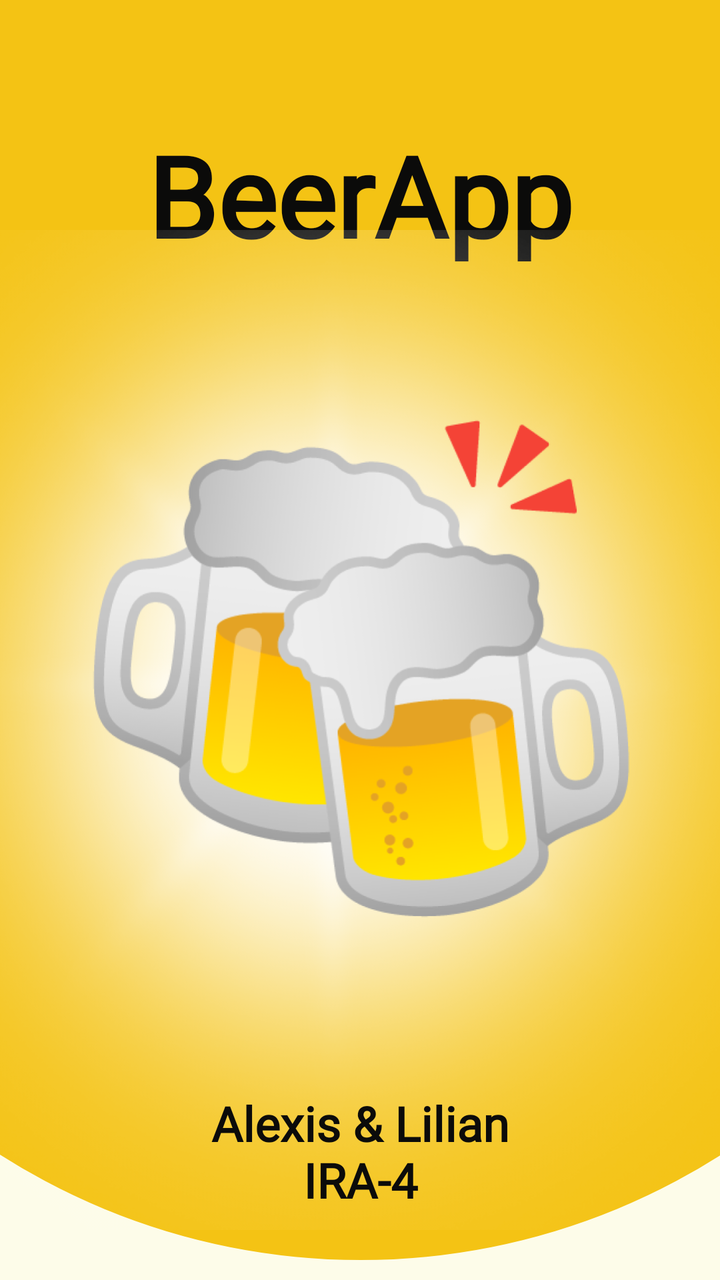
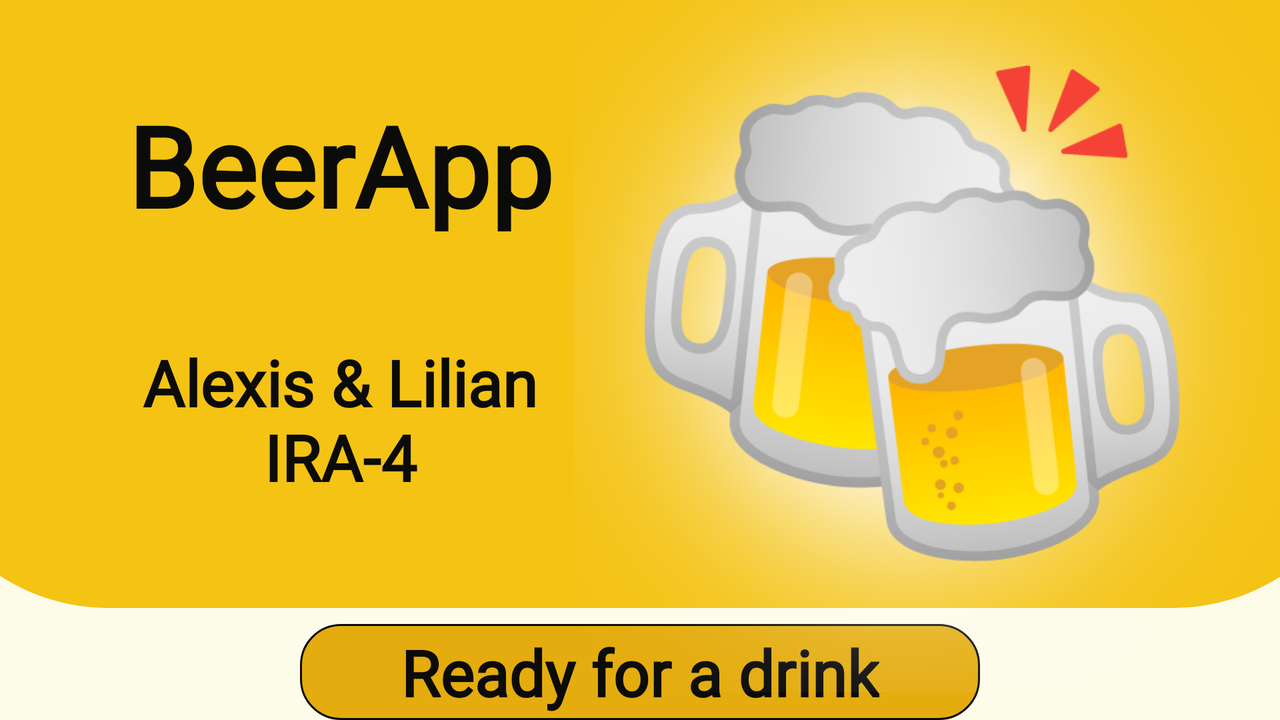

Compare how this app lays out the same screen by default and in its alternative resource folder. The renders come first, then the two layout files and the values they reference.
<!-- AndroidManifest.xml: application theme Theme.BeerApp -->
<!-- res/layout/home.xml -->
<?xml version="1.0" encoding="utf-8"?>


<androidx.constraintlayout.widget.ConstraintLayout xmlns:android="http://schemas.android.com/apk/res/android"
    xmlns:app="http://schemas.android.com/apk/res-auto"
    android:id="@+id/home_layout"
    android:layout_width="match_parent"
    android:layout_height="match_parent"
    android:background="@color/background_layout">

    <ImageButton
        android:id="@+id/button_home"
        android:layout_width="340dp"
        android:layout_height="48dp"
        android:layout_marginTop="24dp"
        android:layout_marginBottom="16dp"
        android:background="@drawable/rectangle_shape"
        android:contentDescription="@string/button_next_accessibility"
        app:layout_constraintBottom_toBottomOf="parent"
        app:layout_constraintEnd_toEndOf="parent"
        app:layout_constraintStart_toStartOf="parent"
        app:layout_constraintTop_toBottomOf="@+id/background_home" />

    <TextView
        android:id="@+id/button_home_text"
        android:layout_width="wrap_content"
        android:layout_height="wrap_content"
        android:clickable="false"
        android:text="@string/welcome_text"
        android:textColor="@color/black"
        android:textSize="32sp"
        android:textStyle="bold"
        app:layout_constraintBottom_toBottomOf="@id/button_home"
        app:layout_constraintEnd_toEndOf="@id/button_home"
        app:layout_constraintStart_toStartOf="@+id/button_home"
        app:layout_constraintTop_toTopOf="@+id/button_home" />

    <ImageView
        android:id="@+id/background_home"
        android:layout_width="670dp"
        android:layout_height="630dp"
        android:background="@drawable/bottom_circle_shape"
        android:importantForAccessibility="no"
        app:layout_constraintEnd_toEndOf="parent"
        app:layout_constraintStart_toStartOf="parent"
        app:layout_constraintTop_toTopOf="parent" />

    <TextView
        android:id="@+id/title_app"
        android:layout_width="wrap_content"
        android:layout_height="wrap_content"
        android:layout_marginTop="60dp"
        android:text="@string/app_name"
        android:textColor="@color/black"
        android:textSize="56sp"
        android:textStyle="bold"
        app:layout_constraintEnd_toEndOf="parent"
        app:layout_constraintStart_toStartOf="parent"
        app:layout_constraintTop_toTopOf="parent" />

    <ImageView
        android:id="@+id/image_beer_background"
        android:layout_width="500dp"
        android:layout_height="500dp"
        android:layout_marginTop="115dp"
        android:background="@drawable/light"
        android:importantForAccessibility="no"
        app:layout_constraintEnd_toEndOf="parent"
        app:layout_constraintStart_toStartOf="parent"
        app:layout_constraintTop_toTopOf="parent" />

    <ImageView
        android:id="@+id/image_beer"
        android:layout_width="276dp"
        android:layout_height="286dp"
        android:layout_marginTop="48dp"
        android:importantForAccessibility="no"
        app:layout_constraintEnd_toEndOf="parent"
        app:layout_constraintStart_toStartOf="parent"
        app:layout_constraintTop_toBottomOf="@+id/title_app"
        app:srcCompat="@drawable/home_icon" />

    <TextView
        android:id="@+id/name_group"
        android:layout_width="wrap_content"
        android:layout_height="wrap_content"
        android:layout_marginBottom="24dp"
        android:gravity="center"
        android:text="@string/group_name"
        android:textColor="@color/black"
        android:textSize="24sp"
        android:textStyle="bold"
        app:layout_constraintBottom_toBottomOf="@+id/background_home"
        app:layout_constraintEnd_toEndOf="parent"
        app:layout_constraintStart_toStartOf="parent" />

</androidx.constraintlayout.widget.ConstraintLayout>
<!-- resources referenced by this layout -->
<resources>
  <color name="background_layout">#FFFDFCE9</color>
  <color name="black">#FF0B0B0A</color>
  <!-- drawable bottom_circle_shape (drawable) -->
  <?xml version="1.0" encoding="utf-8"?>
  
  
  <shape xmlns:android="http://schemas.android.com/apk/res/android" android:shape="rectangle">
      <solid android:color="@color/orange" />
      <corners android:bottomLeftRadius="360dp" android:bottomRightRadius="360dp" />
  </shape>
  <!-- drawable home_icon: png bitmap (drawable, 111622 bytes) -->
  <!-- drawable light: png bitmap (drawable, 613081 bytes) -->
  <!-- drawable rectangle_shape (drawable) -->
  <?xml version="1.0" encoding="utf-8"?>
  
  
  <shape xmlns:android="http://schemas.android.com/apk/res/android" android:shape="rectangle">
      <solid android:color="@color/orange_dark" />
      <stroke android:width="1dp" android:color="@color/black" />
      <corners android:radius="20dp" />
  </shape>
  <string name="app_name">BeerApp</string>
  <string name="button_next_accessibility">Interactive button saying \'Ready for a drink\' that starts the beer selection process.</string>
  <string name="group_name">Alexis &amp; Lilian\nIRA-4</string>
  <string name="welcome_text">Ready for a drink</string>
  <style name="Theme.BeerApp" parent="Base.Theme.BeerApp" />
  <color name="orange">#FFF4C314</color>
  <color name="orange_dark">#FFE4AC0E</color>
  <style name="Base.Theme.BeerApp" parent="Theme.Material3.DayNight.NoActionBar">
          
          
          <item name="android:fontFamily">@font/quicksand_regular</item>
      </style>
</resources>
<!-- res/layout-land/home.xml (the repository's variant of the layout above) -->
<!-- drawn on the phone turned sideways -->
<?xml version="1.0" encoding="utf-8"?>
<androidx.constraintlayout.widget.ConstraintLayout xmlns:android="http://schemas.android.com/apk/res/android"
    xmlns:app="http://schemas.android.com/apk/res-auto"
    xmlns:tools="http://schemas.android.com/tools"
    android:id="@+id/home_layout"
    android:layout_width="match_parent"
    android:layout_height="match_parent"
    android:background="@color/background_layout">

    <ImageButton
        android:id="@+id/button_home"
        android:layout_width="340dp"
        android:layout_height="48dp"
        android:layout_marginTop="24dp"
        android:layout_marginBottom="16dp"
        android:background="@drawable/rectangle_shape"
        android:contentDescription="@string/button_next_accessibility"
        app:layout_constraintBottom_toBottomOf="parent"
        app:layout_constraintEnd_toEndOf="parent"
        app:layout_constraintStart_toStartOf="parent"
        app:layout_constraintTop_toBottomOf="@+id/background_home" />

    <TextView
        android:id="@+id/button_home_text"
        android:layout_width="wrap_content"
        android:layout_height="wrap_content"
        android:clickable="false"
        android:text="@string/welcome_text"
        android:textColor="@color/black"
        android:textSize="32sp"
        android:textStyle="bold"
        app:layout_constraintBottom_toBottomOf="@id/button_home"
        app:layout_constraintEnd_toEndOf="@id/button_home"
        app:layout_constraintStart_toStartOf="@+id/button_home"
        app:layout_constraintTop_toTopOf="@+id/button_home" />

    <ImageView
        android:id="@+id/background_home"
        android:layout_width="732dp"
        android:layout_height="330dp"
        android:layout_marginBottom="83dp"
        android:background="@drawable/bottom_circle_shape_land"
        android:importantForAccessibility="no"
        app:layout_constraintBottom_toBottomOf="parent"
        app:layout_constraintEnd_toEndOf="parent"
        app:layout_constraintStart_toStartOf="parent"
        app:layout_constraintTop_toTopOf="parent" />

    <TextView
        android:id="@+id/title_app"
        android:layout_width="wrap_content"
        android:layout_height="wrap_content"
        android:layout_marginTop="45dp"
        android:layout_marginEnd="300dp"
        android:text="@string/app_name"
        android:textColor="@color/black"
        android:textSize="56sp"
        android:textStyle="bold"
        app:layout_constraintEnd_toEndOf="parent"
        app:layout_constraintStart_toStartOf="parent"
        app:layout_constraintTop_toTopOf="parent" />

    <ImageView
        android:id="@+id/image_beer_background"
        android:layout_width="353dp"
        android:layout_height="346dp"
        android:background="@drawable/light"
        android:importantForAccessibility="no"
        app:layout_constraintEnd_toEndOf="parent"
        app:layout_constraintTop_toTopOf="parent" />

    <ImageView
        android:id="@+id/image_beer"
        android:layout_width="276dp"
        android:layout_height="286dp"
        android:layout_marginTop="5dp"
        android:importantForAccessibility="no"
        app:layout_constraintEnd_toEndOf="parent"
        app:layout_constraintHorizontal_bias="0.872"
        app:layout_constraintStart_toStartOf="parent"
        app:layout_constraintTop_toTopOf="@+id/image_beer_background"
        app:srcCompat="@drawable/home_icon" />

    <TextView
        android:id="@+id/name_group"
        android:layout_width="wrap_content"
        android:layout_height="wrap_content"
        android:layout_marginTop="50dp"
        android:layout_marginEnd="300dp"
        android:gravity="center"
        android:text="@string/group_name"
        android:textColor="@color/black"
        android:textSize="32sp"
        android:textStyle="bold"
        app:layout_constraintEnd_toEndOf="parent"
        app:layout_constraintStart_toStartOf="parent"
        app:layout_constraintTop_toBottomOf="@+id/title_app" />

</androidx.constraintlayout.widget.ConstraintLayout>
<!-- resources referenced by the variant -->
<!-- as the phone turned sideways resolves them -->
<resources>
  <color name="background_layout">#FFFDFCE9</color>
  <color name="black">#FF0B0B0A</color>
  <!-- drawable bottom_circle_shape_land (drawable) -->
  <?xml version="1.0" encoding="utf-8"?>
  <shape xmlns:android="http://schemas.android.com/apk/res/android" android:shape="rectangle">
      <solid android:color="@color/orange" />
      <corners android:bottomLeftRadius="100dp" android:bottomRightRadius="100dp" />
  </shape>
  <!-- drawable home_icon: png bitmap (drawable, 111622 bytes) -->
  <!-- drawable light: png bitmap (drawable, 613081 bytes) -->
  <!-- drawable rectangle_shape (drawable) -->
  <?xml version="1.0" encoding="utf-8"?>
  
  
  <shape xmlns:android="http://schemas.android.com/apk/res/android" android:shape="rectangle">
      <solid android:color="@color/orange_dark" />
      <stroke android:width="1dp" android:color="@color/black" />
      <corners android:radius="20dp" />
  </shape>
  <string name="app_name">BeerApp</string>
  <string name="button_next_accessibility">Interactive button saying \'Ready for a drink\' that starts the beer selection process.</string>
  <string name="group_name">Alexis &amp; Lilian\nIRA-4</string>
  <string name="welcome_text">Ready for a drink</string>
  <style name="Theme.BeerApp" parent="Base.Theme.BeerApp" />
  <color name="orange">#FFF4C314</color>
  <color name="orange_dark">#FFE4AC0E</color>
  <style name="Base.Theme.BeerApp" parent="Theme.Material3.DayNight.NoActionBar">
          
          
          <item name="android:fontFamily">@font/quicksand_regular</item>
      </style>
</resources>
